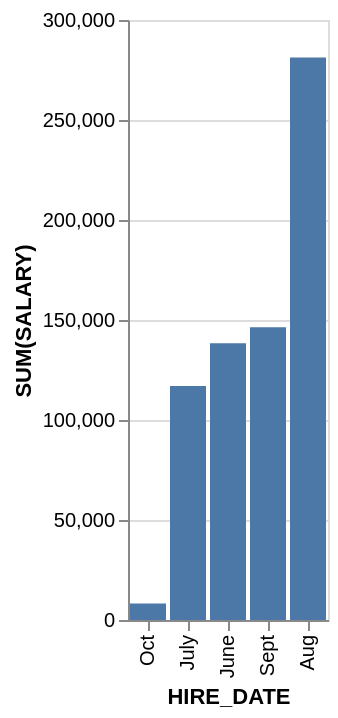

This figure's Vega-Lite source:
### Vega-Lite specification from a JSON file in a GitHub repository (floating-point values rounded to 4 significant figures)
{"data": {"values": [{"x_data": "Oct", "y_data": 8300}, {"x_data": "July", "y_data": 117000}, {"x_data": "June", "y_data": 138400}, {"x_data": "Sept", "y_data": 146400}, {"x_data": "Aug", "y_data": 281300}]}, "mark": "bar", "encoding": {"x": {"field": "x_data", "type": "nominal", "title": "HIRE_DATE", "sort": {"op": "sum", "field": "y_data", "order": "ascending"}}, "y": {"field": "y_data", "type": "quantitative", "title": "SUM(SALARY)"}}}
